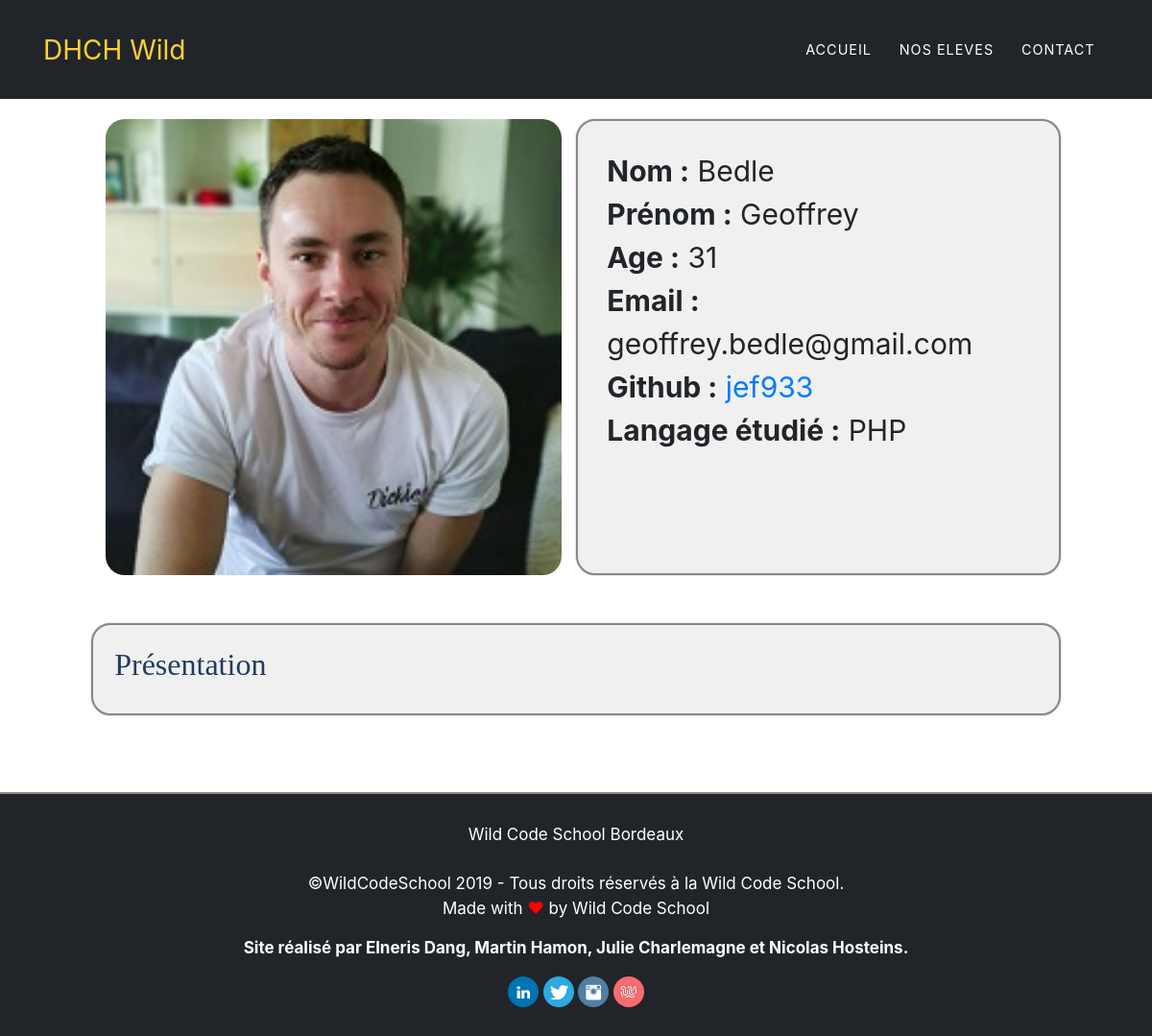
The page /detail.php?wilder=2 on the database its author committed.
### tables this page shows
CREATE TABLE `wilder` (
  `id` int(11) NOT NULL,
  `firstname` varchar(100) NOT NULL,
  `lastname` varchar(100) NOT NULL,
  `birthday` date NOT NULL,
  `email` varchar(255) NOT NULL,
  `cursus` varchar(100) NOT NULL,
  `github` varchar(255) NOT NULL,
  `presentation` text NOT NULL
);

### Wilder.php (called while the page is built, shortened)
<?php
class Wilder
{
    private $id;
    private $firstname;
    private $lastname;
    private $email;
    private $birthday;
    private $cursus;
    private $github;
    public function getId(): int
    {
        return $this->id;
    }
    public function getFirstname(): string
    {
        return $this->firstname;
    }
    public function getLastname(): string
    {
        return $this->lastname;
    }
    public function getEmail(): string
    {
        return $this->email;
    }
    public function getBirthday(): string
    {
        return $this->birthday;
    }
    public function getCursus(): string
    {
        return $this->cursus;
    }
    public function getGithub(): string
    {
        return $this->github;
    }
}

### fonction.php (the view, shortened to what this page needs)
<?php
function infoWilders($parameter)
{
    $pdo = new PDO(DSN,USER,PASS);
    $query = $pdo->query('SELECT * FROM wilder');
    $wilders = $query->fetchAll(PDO::FETCH_CLASS,'Wilder');
    foreach ($wilders as $information)
    {
        if ($information->getId() == $parameter){ ?>
            <div class="col-lg-6 col-12 detail_div"><img class="detail_img" src="image/photo/<?php echo $information->getId(); ?>.jpg" alt=""/> </div>
            <div class="col-lg-6 col-12 detail_descri detail_div ">
                <p>
                    <span class="police-gras"> Nom :</span> <?php echo $information->getLastname(); ?>
                    <br> <span class="police-gras"> Prénom :</span> <?php echo $information->getFirstname(); ?>
                    <br> <span class="police-gras"> Age :</span> <?php echo birthday($information->getBirthday()); ?>
                    <br> <span class="police-gras"> Email :</span>
                    <br> <?php echo $information->getEmail(); ?>
                    <br> <span class="police-gras"> Github :</span> <a href="https://github.com/<?php echo $information->getGithub(); ?>" target="_blank"><?php echo $information->getGithub(); ?></a>
                    <br> <span class="police-gras"> Langage étudié :</span> <?php echo $information->getCursus(); ?>
                </p>
            </div>
        <?php }
    }
}
?>
<?php
function birthday($birthday) {
    $age = date_create($birthday)->diff(date_create('today'))->y;
    return $age;
}
?>

### style.css (style rules this page uses)
body { background-image: url(image/desk-3139127.jpg); background-size: cover; padding-top: 50px; background-attachment: fixed; }
.container .detail_img { height: 100%; width: 100%; }
.container .detail_div { border-radius: 20px; }
.container div .detail_img { border-radius: 20px; }
.police-gras { font-weight: bold; }
.container .detail_descri { border: 2px solid #888; box-shadow: 0 0 2px #AAA; padding: 3% 3%; font-size: 30px; word-break: break-all; background-color: #F0F0F0; }

### rows shown on the page
wilder: lastname "Bedle", firstname "Geoffrey", birthday "31", email "geoffrey.bedle@gmail.com", github "jef933", cursus "PHP"
